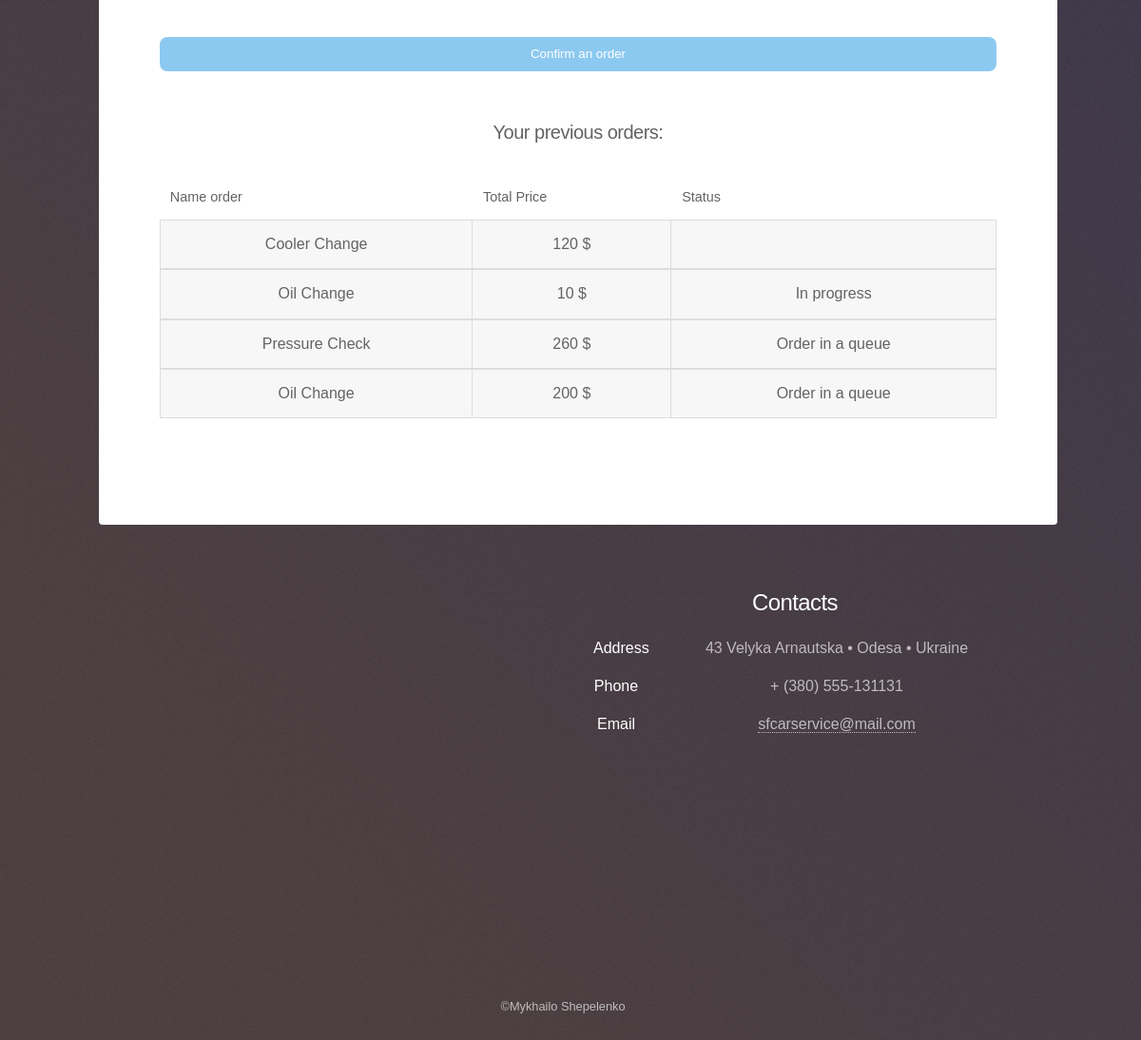
The page /order/ (signed in, lower part) on the database as committed earlier.
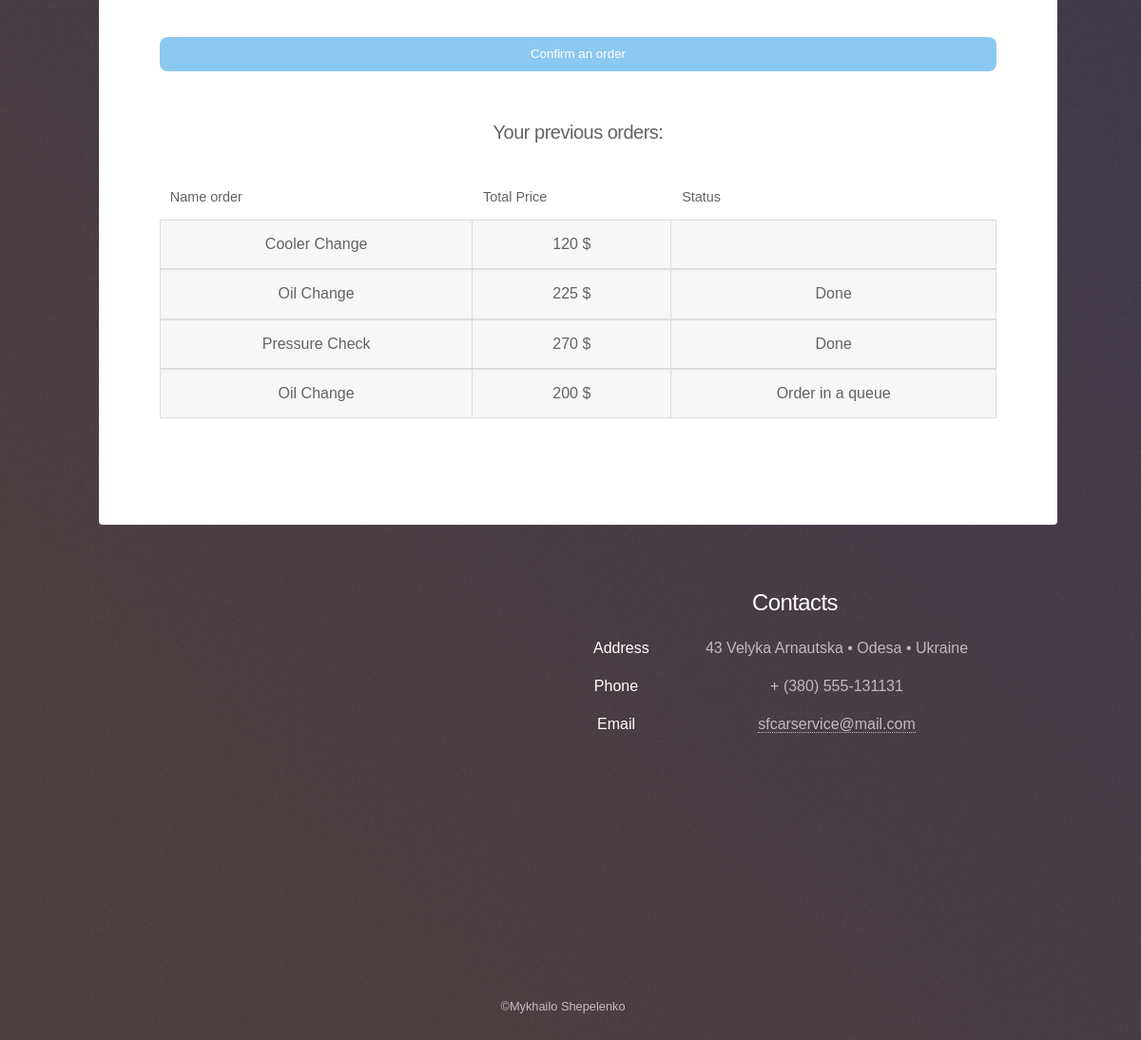
The same page on the database as committed later.
### client/models.py (models this page shows, shortened)
class Tasks(models.Model):
    jobs = (
        ('Oil Change', 'Oil Change'),
        ('Pressure Check', 'Pressure Check'),
        ('Cooler Change', 'Cooler Change'),
    )
    username = models.ForeignKey(settings.AUTH_USER_MODEL, on_delete=models.CASCADE, verbose_name='User')
    task_name = models.CharField('Task', max_length=50, choices=jobs)
    task_description = models.TextField('Task description', max_length=500)
    task_price_job = models.IntegerField('Task price', default=0)
    task_price_equipment = models.IntegerField('Equipment price', default=0)
    task_status = models.BooleanField('Task status', default=False)
    task_progress = models.BooleanField('Task progress', default=False)
    def total_price(self):
        return self.task_price_job + self.task_price_equipment
    class Meta:
        verbose_name = 'Task'
        verbose_name_plural = 'Tasks'

### client/views.py (the view)
# urls.py: path('order/', client_views.create_task, name='order'),
@login_required
def create_task(request):
    tasks = Tasks.objects.all()
    user = request.user
    if request.method == 'POST':
        form = TaskCreateForm(request.POST)
        if form.is_valid():
            task = form.save(commit=False)
            task.username = request.user
            task.save()
            return redirect('order')
    else:
        form = TaskCreateForm()
    return render(request, 'client/order.html', {
        'form': form,
        'title': 'Order',
        'tasks': tasks,
        'user': user})

### client/templates/client/order.html (shortened to what this page needs)
<!DOCTYPE HTML>
{% load static %}
<html>
	<head>
		<link rel="stylesheet" href="{% static 'CarServiceMain/assets/css/main.css' %}" />
        <link rel="stylesheet" href="{% static 'CarServiceMain/assets/css/workers.css' %}" />
	</head>
	<body class="is-preload">
			<ul id="wrapper">
                <div id="main">
				    <section id="first" class="main special">
                        <header class="major">
                            <form method="post">
                                <button class="primary fit button" type="submit">Confirm an order</button>
                            </form>
                        </header>
                        <header class="major">
                            <p>Your previous orders:</p>
                                <div class="table-wrapper">
                                    <table class="alt">
                                        <thead>
                                            <tr>
                                                <th>Name order</th>
                                                <th>Total Price</th>
                                                <th>Status</th>
                                            </tr>
                                        </thead>
                                        {% for task in tasks %}
                                            {% if task.username == user %}
                                                <tbody>
                                                    <td>{{ task.task_name }}</td>
                                                    <td>{{ task.total_price }} $</td>
                                                    <td>
                                                        {% if task.task_status %}
                                                            {% if task.task_progress %}
                                                                Done
                                                            {% endif %}
                                                        {% else %}
                                                            {% if task.task_progress %}
                                                                In progress
                                                            {% else %}
                                                                Order in a queue
                                                            {% endif %}
                                                        {% endif %}
                                                    </td>
                                                </tbody>
                                            {% endif %}
                                        {% endfor %}
                                    </table>
                                </div>
                        </header>
                    </section>
                </div>
					{% include 'client/constant_templates/bottom.html' %}
	</body>
</html>

Rows that differ between the two databases and show on the page:
changed Tasks (number 2 of 4 on the later page): total_price "10" → "225"; task_status "In progress" → "Done"
changed Tasks "Pressure Check": total_price "260" → "270"; task_status "Order in a queue" → "Done"
